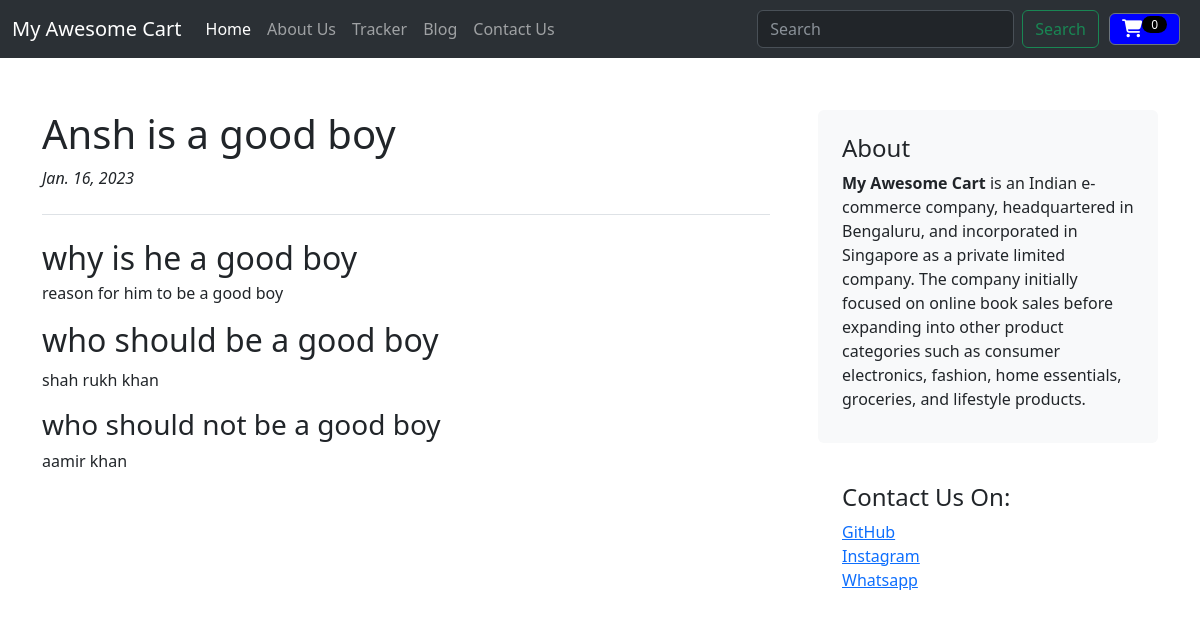
The page /blog/blogpost/1 on the database its author committed.
### blog/models.py (models this page shows, shortened)
class BlogPost(models.Model):
    post_id=models.AutoField(primary_key=True);
    title=models.CharField(max_length=50)
    head0=models.CharField(max_length=500,default='')
    chead0=models.CharField(max_length=5000,default='')
    head1=models.CharField(max_length=500,default='')
    chead1=models.CharField(max_length=5000,default='')
    head2=models.CharField(max_length=500,default='')
    chead2=models.CharField(max_length=5000,default='')
    pub_date=models.DateField()
    thumbnail=models.ImageField(upload_to='blog/images',default='')

### blog/views.py (the view)
# urls.py: path('blogpost/<int:myid>', views.blogpost,name="BlogPost"),
def blogpost(request,myid):
    blogs = BlogPost.objects.filter(post_id=myid)
    return render(request,'blog/blogpost.html',{'blog':blogs[0]})

### blog/templates/blog/blogpost.html (shortened to what this page needs)
{% extends 'blog/basic.html' %}
{% block body %}
<div class="container">
    <div class="row g-5 mt-1">
        <div class="col-md-8">
            <h1 class="">
                {{blog.title}}
            </h1>
            <p class="blog-post-meta pb-4 mb-4 fst-italic border-bottom">{{blog.pub_date}}</p>
            <article class="blog-post">
                <h2 class="blog-post-title mb-1">{{blog.head0}}</h2>
                <p>{{blog.chead0}}</p>
                <h2>{{blog.head1}}</h2>
                <p>{{blog.chead1}}</p>
                <h3>{{blog.head2}}</h3>
                <p>{{blog.chead2}}</p>
            </article>
        </div>
        <div class="col-md-4">
            <div class="position-sticky" style="top: 2rem;">
                <div class="p-4 mb-3 bg-light rounded">
                    <h4 class="fst-normal">About</h4>
                    <p class="mb-0"><b>My Awesome Cart</b> is an Indian e-commerce company, headquartered in Bengaluru,
                        and incorporated in Singapore as a private limited company. The company initially focused on
                        online book sales before expanding into other product categories such as consumer electronics,
                        fashion, home essentials, groceries, and lifestyle products.</p>
                </div>
                <div class="p-4">
                    <h4 class="fst-normal">Contact Us On:</h4>
                    <ol class="list-unstyled">
                        <li><a href="https://github.com/the-error4-0-4">GitHub</a></li>
                        <li><a href="https://www.instagram.com/i_agarwal_ansh/">Instagram</a></li>
                        <li><a href="https://api.whatsapp.com/send?phone=917905658520">Whatsapp</a></li>
                    </ol>
                </div>
            </div>
        </div>
    </div>
</div>
{% endblock %}

### rows shown on the page
BlogPost: title "Ansh is a good boy", pub_date "Jan. 16, 2023", head0 "why is he a good boy", chead0 "reason for him to be a good boy", head1 "who should be a good boy", chead1 "shah rukh khan", head2 "who should not be a good boy", chead2 "aamir khan"
